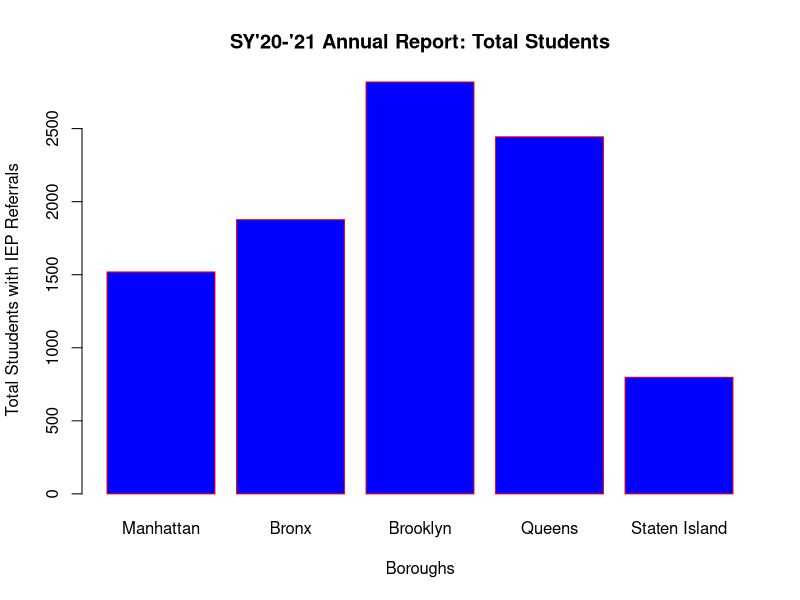

Write the R code that produced this figure.
# Create the data for the chart
H <- c(1519,1877,2819,2444,798)
M <- c("Manhattan","Bronx","Brooklyn","Queens","Staten Island")

# Give the chart file a name
png(file = "Annual_report_total.png")

# Plot the bar chart 
barplot(H,names.arg=M,xlab="Boroughs",ylab="Total Stuudents with IEP Referrals",col="blue",
        main="SY'20-'21 Annual Report: Total Students",border="red")

# Save the file
dev.off()